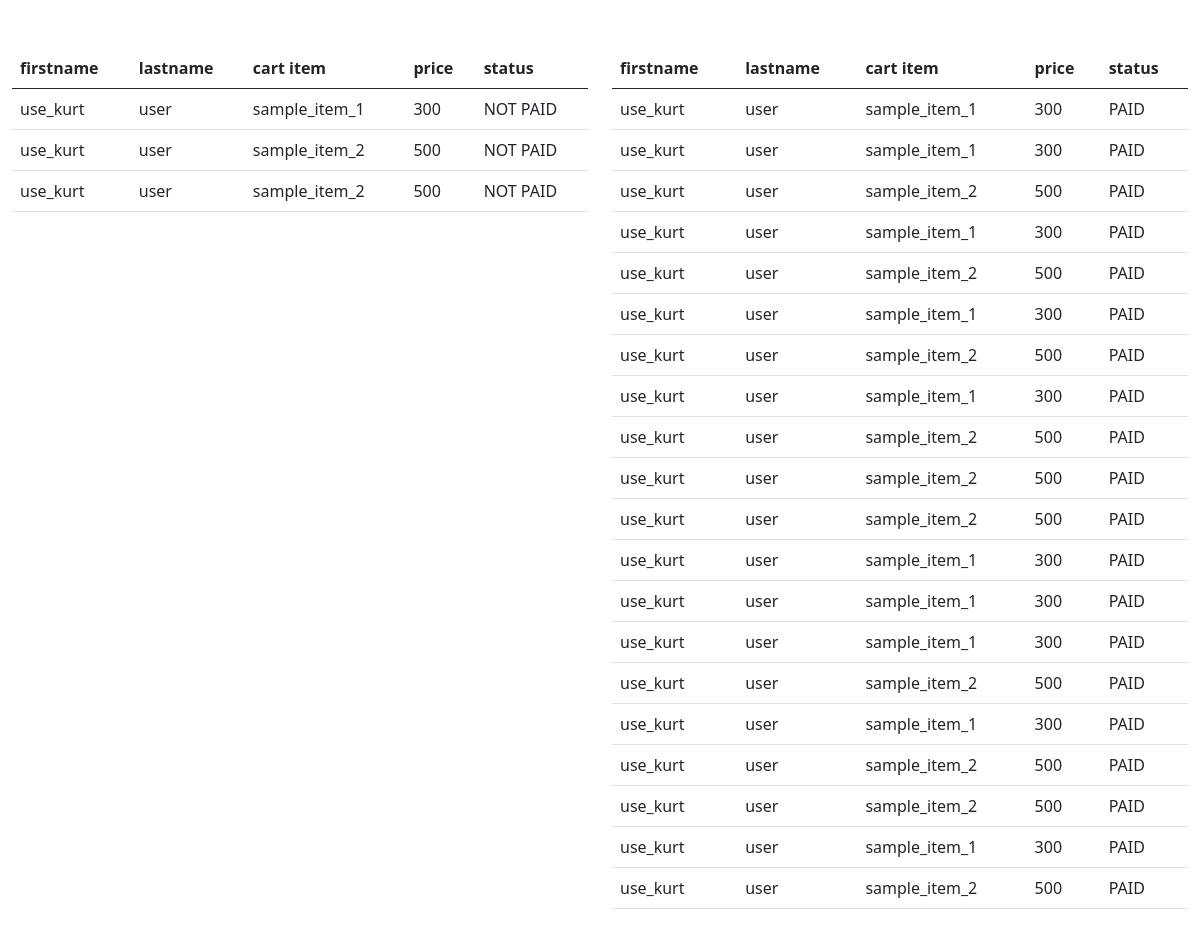
Page /admin_order_list.php on the committed database.
### tables this page shows
CREATE TABLE `cart` (
  `cart_id` int(11) NOT NULL,
  `item_id` int(11) NOT NULL,
  `user_id` int(11) NOT NULL,
  `status` varchar(255) NOT NULL DEFAULT 'NOT PAID'
);

CREATE TABLE `users` (
  `user_id` int(11) NOT NULL,
  `fname` varchar(255) NOT NULL,
  `lname` varchar(255) NOT NULL,
  `username` varchar(255) NOT NULL,
  `password` varchar(255) NOT NULL,
  `role` varchar(255) NOT NULL DEFAULT 'U'
);

CREATE TABLE `items` (
  `item_id` int(11) NOT NULL,
  `item_name` varchar(255) NOT NULL,
  `item_price` varchar(255) NOT NULL,
  `item_desc` varchar(255) NOT NULL
);

### functions/Database.php (called while the page is built, shortened)
<?php
function db_connect(){
    $servername = 'localhost';
    $username = 'root';
    $password = '';
    $db_name = 'aug-crud';
    $conn =  new mysqli($servername,$username,$password,$db_name);
    if($conn == TRUE){
        return $conn;
    }else{
        die('ERROR: '.$conn->connect_error);
    }
}
?>

### functions/functions.php (called while the page is built, shortened)
<?php
include 'Database.php';
function get_all_orders($status)
{
    $sql = "SELECT * FROM cart INNER JOIN items ON cart.item_id = items.item_id
    INNER JOIN users ON cart.user_id = users.user_id
    WHERE cart.status = '$status'; ";
    $result = db_connect()->query($sql);
    if ($result->num_rows > 0) {
        $row = array();
        while ($rows = $result->fetch_assoc()) {
            $row[] = $rows;
        }
        return $row;
    } else {
        return FALSE;
    }
}

### admin_order_list.php (the view, shortened to what this page needs)
<?php
    include 'functions/functions.php';
?>
<!doctype html>
<html lang="en">
  <head>
    <link rel="stylesheet" href="https://cdn.jsdelivr.net/npm/bootstrap@5.0.2/dist/css/bootstrap.min.css">
  </head>
  <body>
      <div class="container-fluid">
          <div class="row mt-5">
              <div class="col-6">
                    <table class="table">
                        <thead>
                          <th>firstname</th>
                          <th>lastname</th>
                          <th>cart item</th>
                          <th>price</th>
                          <th>status</th>
                        </thead>
                        <tbody>
                          <?php foreach(get_all_orders('NOT PAID') as $row): ?>
                              <tr>
                                <td><?php echo $row['fname'] ?></td>
                                <td><?php echo $row['lname'] ?></td>
                                <td><?php echo $row['item_name'] ?></td>
                                <td><?php echo $row['item_price'] ?></td>
                                <td><?php echo $row['status'] ?></td>
                              </tr>
                            <?php endforeach ?>
                        </tbody>
                    </table>
              </div>
              <div class="col-6">
                  <table class="table">
                        <thead>
                          <th>firstname</th>
                          <th>lastname</th>
                          <th>cart item</th>
                          <th>price</th>
                          <th>status</th>
                        </thead>
                        <tbody>
                          <?php foreach(get_all_orders('PAID') as $row): ?>
                              <tr>
                                <td><?php echo $row['fname'] ?></td>
                                <td><?php echo $row['lname'] ?></td>
                                <td><?php echo $row['item_name'] ?></td>
                                <td><?php echo $row['item_price'] ?></td>
                                <td><?php echo $row['status'] ?></td>
                              </tr>
                            <?php endforeach ?>
                        </tbody>
                    </table>
              </div>
          </div>
      </div>
  </body>
</html>

### rows in the picture
cart: user.fname "use_kurt", user.lname "user", item.item_name "sample_item_1", item.item_price "300", status "NOT PAID"
cart: user.fname "use_kurt", user.lname "user", item.item_name "sample_item_2", item.item_price "500", status "NOT PAID"
cart: user.fname "use_kurt", user.lname "user", item.item_name "sample_item_2", item.item_price "500", status "NOT PAID"
cart: user.fname "use_kurt", user.lname "user", item.item_name "sample_item_1", item.item_price "300", status "PAID"
cart: user.fname "use_kurt", user.lname "user", item.item_name "sample_item_1", item.item_price "300", status "PAID"
cart: user.fname "use_kurt", user.lname "user", item.item_name "sample_item_2", item.item_price "500", status "PAID"
cart: user.fname "use_kurt", user.lname "user", item.item_name "sample_item_1", item.item_price "300", status "PAID"
cart: user.fname "use_kurt", user.lname "user", item.item_name "sample_item_2", item.item_price "500", status "PAID"
cart: user.fname "use_kurt", user.lname "user", item.item_name "sample_item_1", item.item_price "300", status "PAID"
cart: user.fname "use_kurt", user.lname "user", item.item_name "sample_item_2", item.item_price "500", status "PAID"
cart: user.fname "use_kurt", user.lname "user", item.item_name "sample_item_1", item.item_price "300", status "PAID"
cart: user.fname "use_kurt", user.lname "user", item.item_name "sample_item_2", item.item_price "500", status "PAID"
cart: user.fname "use_kurt", user.lname "user", item.item_name "sample_item_2", item.item_price "500", status "PAID"
cart: user.fname "use_kurt", user.lname "user", item.item_name "sample_item_2", item.item_price "500", status "PAID"
cart: user.fname "use_kurt", user.lname "user", item.item_name "sample_item_1", item.item_price "300", status "PAID"
cart: user.fname "use_kurt", user.lname "user", item.item_name "sample_item_1", item.item_price "300", status "PAID"
cart: user.fname "use_kurt", user.lname "user", item.item_name "sample_item_1", item.item_price "300", status "PAID"
cart: user.fname "use_kurt", user.lname "user", item.item_name "sample_item_2", item.item_price "500", status "PAID"
cart: user.fname "use_kurt", user.lname "user", item.item_name "sample_item_1", item.item_price "300", status "PAID"
cart: user.fname "use_kurt", user.lname "user", item.item_name "sample_item_2", item.item_price "500", status "PAID"
cart: user.fname "use_kurt", user.lname "user", item.item_name "sample_item_2", item.item_price "500", status "PAID"
cart: user.fname "use_kurt", user.lname "user", item.item_name "sample_item_1", item.item_price "300", status "PAID"
cart: user.fname "use_kurt", user.lname "user", item.item_name "sample_item_2", item.item_price "500", status "PAID"
